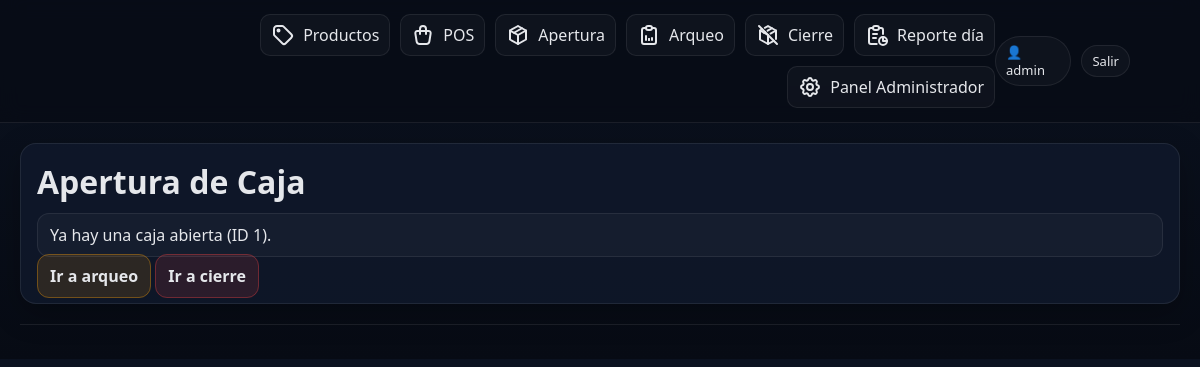
/caja/apertura/ (signed in), run on an earlier commit of the app's database.
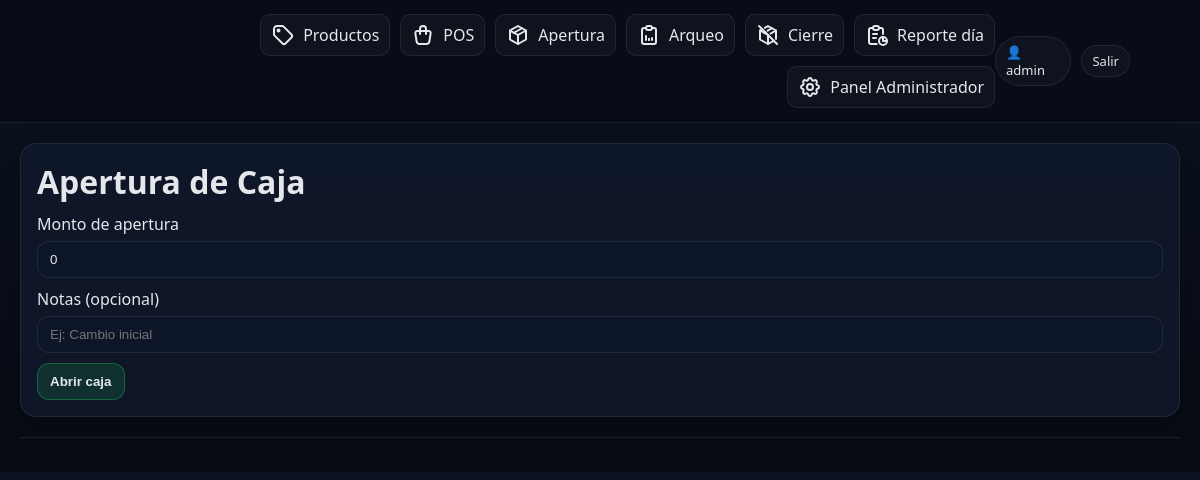
And on a later commit of the database.
### apps/caja/models.py (models this page shows, shortened)
class CajaSesion(models.Model):
    class Estado(models.TextChoices):
        ABIERTA = "ABIERTA", "Abierta"
        CERRADA = "CERRADA", "Cerrada"
    usuario = models.ForeignKey(
        settings.AUTH_USER_MODEL,
        on_delete=models.PROTECT,
        related_name="cajas",
    )
    estado = models.CharField(
        max_length=10,
        choices=Estado.choices,
        default=Estado.ABIERTA,
    )
    fecha_apertura = models.DateTimeField(auto_now_add=True)
    monto_apertura = models.DecimalField(max_digits=12, decimal_places=2, default=0)
    fecha_cierre = models.DateTimeField(blank=True, null=True)
    monto_cierre_declarado = models.DecimalField(max_digits=12, decimal_places=2, blank=True, null=True)
    notas = models.CharField(max_length=255, blank=True)
    class Meta:
        ordering = ["-fecha_apertura"]
        verbose_name = "Caja (Sesión)"
        verbose_name_plural = "Cajas (Sesiones)"

### apps/caja/views.py (the view)
# urls.py: path("apertura/", views.apertura_caja, name="apertura"),
@login_required
def apertura_caja(request):
    caja = get_caja_abierta(request.user)
    if request.method == "POST":
        form = AperturaCajaForm(request.POST)
        if form.is_valid():
            try:
                abrir_caja(
                    usuario=request.user,
                    monto_apertura=form.cleaned_data["monto_apertura"],
                    notas=form.cleaned_data.get("notas", ""),
                )
                messages.success(request, "Caja abierta correctamente.")
                return redirect("caja:arqueo")
            except ValidationError as e:
                messages.error(request, e.message)
        else:
            messages.error(request, "Formulario inválido. Revisá los campos.")
    else:
        form = AperturaCajaForm(initial={"monto_apertura": 0})
    return render(request, "caja/apertura.html", {"form": form, "caja": caja})

### apps/caja/forms.py
class AperturaCajaForm(forms.Form):
    monto_apertura = forms.DecimalField(
        max_digits=12,
        decimal_places=2,
        min_value=0,
        required=True,
        label="Monto de apertura",
    )
    notas = forms.CharField(
        max_length=255,
        required=False,
        label="Notas (opcional)",
        widget=forms.TextInput(attrs={"placeholder": "Ej: Cambio inicial"}),
    )

### apps/caja/services.py (called while the page is built)
def get_caja_abierta(usuario) -> CajaSesion | None:
    return (
        CajaSesion.objects
        .filter(usuario=usuario, estado=CajaSesion.Estado.ABIERTA)
        .first()
    )

### templates/caja/apertura.html (shortened to what this page needs)
{% extends "base.html" %}
{% block content %}
  <div class="card">
    <h1>Apertura de Caja</h1>
    {% if caja %}
      <div class="msg">Ya hay una caja abierta (ID {{ caja.id }}).</div>
      <a class="btn warn" href="{% url 'caja:arqueo' %}">Ir a arqueo</a>
      <a class="btn danger" href="{% url 'caja:cierre' %}">Ir a cierre</a>
      {% else %}
      <form method="post">
        <div class="field">
          <label>{{ form.monto_apertura.label }}</label>
          {{ form.monto_apertura }}
        </div>
        <div class="field">
          <label>{{ form.notas.label }}</label>
          {{ form.notas }}
        </div>
        <button class="btn primary" type="submit">Abrir caja</button>
      </form>
    {% endif %}
  </div>
{% endblock %}

What changed in the data, as far as the page shows it:
no longer on this page (row edited): CajaSesion: id "1"
Also different on the page:
form field monto_apertura: (not shown) → "0"
text no longer shown: "Ya hay una caja abierta (ID ). Ir a arqueo Ir a cierre"
text now shown: "Monto de apertura Notas (opcional) Abrir caja"
